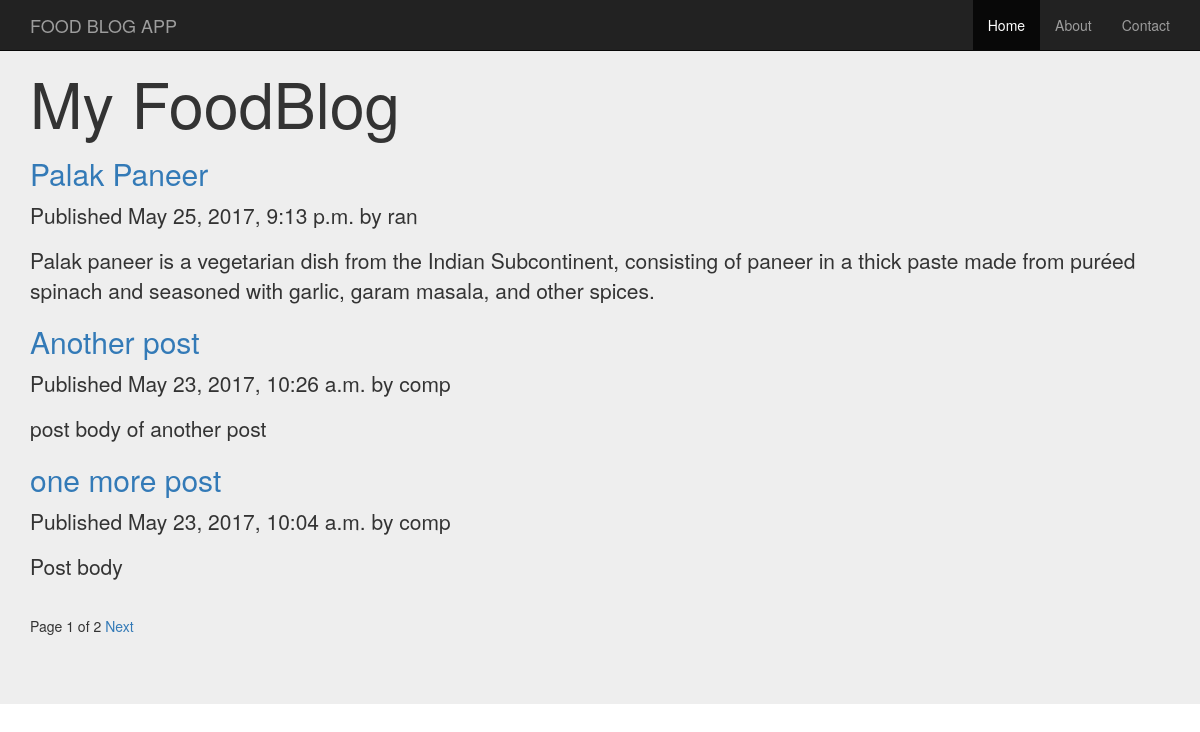
/foodblog/, run on the app's committed database.
### foodblog/models.py (models this page shows, shortened)
class Post(models.Model):
    STATUS_CHOICES = (
    ('draft', 'Draft'),
    ('published', 'Published'),
    )
    title = models.CharField(max_length=250)
    slug = models.SlugField(max_length=250, unique_for_date='publish')
    author = models.ForeignKey(User, related_name='foodblog_posts')
    body = models.TextField()
    publish = models.DateTimeField(default=timezone.now)
    created = models.DateTimeField(auto_now_add=True)
    updated = models.DateTimeField(auto_now=True)
    status = models.CharField(max_length=10,
    choices=STATUS_CHOICES,
    default='draft')
    class Meta:
        ordering = ('-publish',)
    def get_absolute_url(self):
        return reverse('foodblog:post_detail',
            args=[self.publish.year,
             self.publish.strftime('%m'),
             self.publish.strftime('%d'),
             self.slug])

### foodblog/views.py (the view)
def post_list(request):
	object_list = Post.objects.all()
	paginator = Paginator(object_list, 3) # 3 posts in each page
	page = request.GET.get('page')
	try:
		posts = paginator.page(page)
	except PageNotAnInteger:
		posts = paginator.page(1)
	except EmptyPage:
		posts = paginator.page(paginator.num_pages)
	return render(request,'foodblog/post/list.html',{'page':page,'posts':posts})

### foodblog/templates/foodblog/post/list.html (shortened to what this page needs)
{% extends "foodblog/base.html" %}
{% block content %}
	<h1>My FoodBlog</h1>
	{% for post in posts %}
		<h2>
			<a href="{{ post.get_absolute_url }}">
			{{ post.title }}
			</a>
		</h2>
		<p class="date">
			Published {{ post.publish }} by {{ post.author }}
		</p>
		{{ post.body|truncatewords:30|linebreaks }}
	{% endfor %}
{% include "pagination.html" with page=posts %}
{% endblock %}

### data on the page
Post: title "Palak Paneer", publish "May 25, 2017, 9:13 p.m.", author "ran", body "Palak paneer is a vegetarian dish from the Indian Subcontinent, consisting of paneer in a thick paste made from puréed spinach and seasoned with garlic, garam masala, and other spices."
Post: title "Another post", publish "May 23, 2017, 10:26 a.m.", author "comp", body "post body of another post"
Post: title "one more post", publish "May 23, 2017, 10:04 a.m.", author "comp", body "Post body"

### other printed values
{{ page.number }} "1"
{{ page.paginator.num_pages }} "2"
